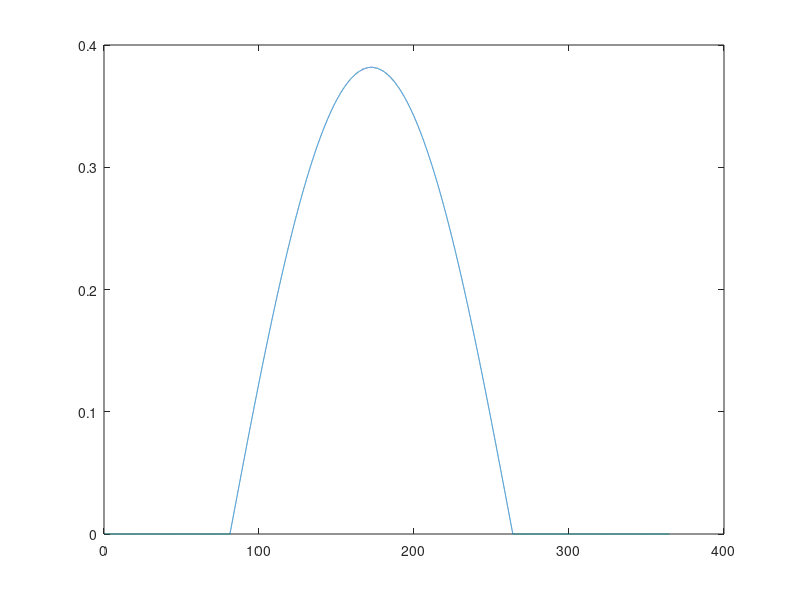

Reproduce this figure in MATLAB.
% Calculating incident clear sky solar radiation as a function of time t

% (days) and latitude z (degrees). Relevant constants include:

delto = @(t) -22.44*pi/180*cos(2*pi*(t + 10)/365);

A = @(t,z) cos(delto(t)).*cos(z*pi/180);

B = @(t,z) sin(delto(t)).*sin(z*pi/180);

% to give incident solar radiation So (in units of the average = 340 W / m2) 

So = @(t,z) max(cos(2*pi*t).*A(t,z) + B(t,z),0);

% for which maximum and minimum are

Smax = @(t,z) max(A(t,z) + B(t,z),0);

Smin = @(t,z) max(-A(t,z) + B(t,z),0);


y = linspace(0,365,30000);

figure(1)

clf

plot(y,So(y,90),'-');

